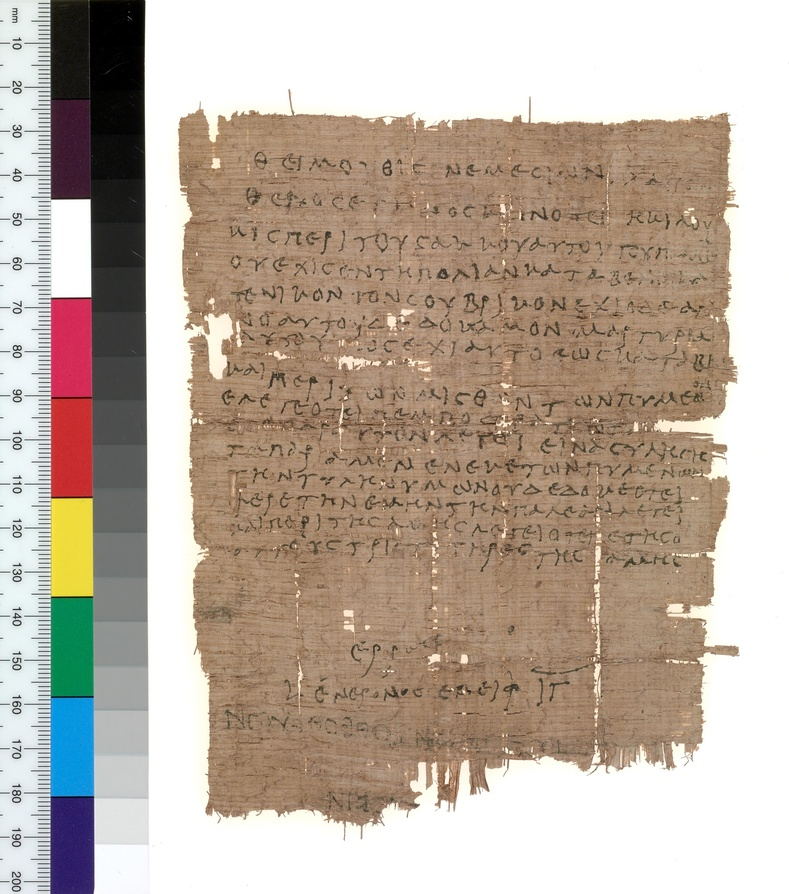
#> input picture 4_src/archiv/1203_C1_11R.0.jpg, 789 x 894 px, shrunk from 4235 x 4795 before the run, given as the content of the folder /Users/beantown/PycharmProjects/master-thesis/data/raw, which was not available
$ jupyter execute --allow-errors 0.1.1-tb-initial-data-exploration.ipynb   (older library calls are emulated)   (text cells are left out)
#> lines starting #> are read from the running program, lines starting #| are printed output that depends on the picture; after the words box and inside, x2 and y2 are one past the last pixel; in counts of white or black regions, pixels touching at a corner belong together; pictures that were not available may be replaced by others from this repository, and a replacement may not be noted
[cell 1]
from pathlib import Path
import cv2
import matplotlib.pyplot as plt
import random
from skimage.filters import (threshold_otsu, threshold_niblack,threshold_sauvola)
from sklearn.feature_extraction import image
import numpy as np

random.seed(10)

[cell 2]
#TODO introduce a variabl n to increase speed while debugging
def get_raw_data(path):
    p = Path(path).glob('**/*.jpg')
    files = [x for x in p if x.is_file()]
    #return files
    imgs = {}
    for file in files:
        imgs[str(file)] = cv2.imread(str(file))
    return imgs

[cell 3]
path = '/Users/beantown/PycharmProjects/master-thesis/data/raw'
files = get_raw_data(path)
#> files = 1 item

[cell 4]
def get_patches(files,patches_per_file=1, single = False):
#> called with patches_per_file = 4, single = True
    patch_files = {}
    for file, img in files.items():
        patches = image.extract_patches_2d(img, (500, 500), max_patches=patches_per_file)
        patch_files[file] = patches
        if single:
            return img, patches
#> this loop made 1 pass
#> after the loop, patch_files = 1 item
    return patch_files

[cell 5]
original_img, patches= get_patches(files,patches_per_file=4, single=True)
#> original_img is the input picture: shape (894, 789, 3); mean B, G, R 160.3, 173.5, 187.7

[cell 6]
original_img_dic = {'original':original_img}
patch_1_dic = {'Patch_1':patches[0]}
patch_2_dic = {'Patch_2':patches[1]}
patch_3_dic = {'Patch_3':patches[2]}
patch_4_dic = {'Patch_4':patches[3]}

[cell 7]
def show_example(files, keep_size=True, n=1, hide_spines=False, gray=False, add_to_title=None):
#> called with keep_size = False, n = 1, hide_spines = False, gray = False
    for i in range(n):
        dpi = 80

        key, value = random.choice(list(files.items()))
        if not gray:
            im_data = cv2.cvtColor(value, cv2.COLOR_BGR2RGB)
        else:
            im_data = value.copy()

        title = str(key).split('/')[-1].split('.')[0]
        if add_to_title != None:
            title = add_to_title + ': ' + title


        if keep_size:
            if gray:
                height, width = im_data.shape
            else:
                height, width, _ = im_data.shape

            # What size does the figure need to be in inches to fit the image?
            figsize = width / float(dpi), height / float(dpi)

            # Create a figure of the right size with one axes that takes up the full figure
            fig = plt.figure(figsize=figsize)
            ax = fig.add_axes([0, 0, 1, 1])

            # Hide spines, ticks, etc.
            #ax.axis('off')
            if hide_spines:
                ax.axis('off')
            else:
                ax.tick_params(axis='both', which='major', labelsize=40)
                ax.tick_params(axis='both', which='minor', labelsize=30)

            ax.set_title(title, pad=30, fontsize=50)

            # Display the image.
            if gray:
                ax.imshow(im_data, cmap='gray')
            else:
                ax.imshow(im_data)
        else:
            plt.title(title, pad=20, fontsize=20)
            if hide_spines:
                plt.axis('off')
            if gray:
                plt.imshow(im_data, cmap='gray')
            else:
                plt.imshow(im_data)

        plt.show()
#> this loop made 1 pass
#> (key, title) on pass 1: ('original', 'original')

[cell 8]
show_example(original_img_dic, keep_size=False, n=1,  hide_spines=False)
show_example(patch_1_dic, keep_size=False, n=1,  hide_spines=False)
#> the loop in show_example (call 2), `for i in range(n):` made 1 pass
#> pass 1, in show_example (call 2), `key, value = random.choice(list(files.items()))`:
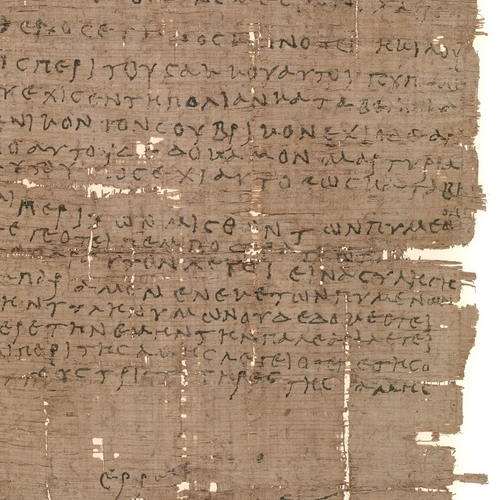
#> value: shape (500, 500, 3); mean of channels 0, 1, 2 116.9, 141, 167.3; drawn as B, G, R
show_example(patch_2_dic, keep_size=False, n=1,  hide_spines=False)
#> the loop in show_example (call 3), `for i in range(n):` made 1 pass
#> pass 1, in show_example (call 3), `key, value = random.choice(list(files.items()))`:
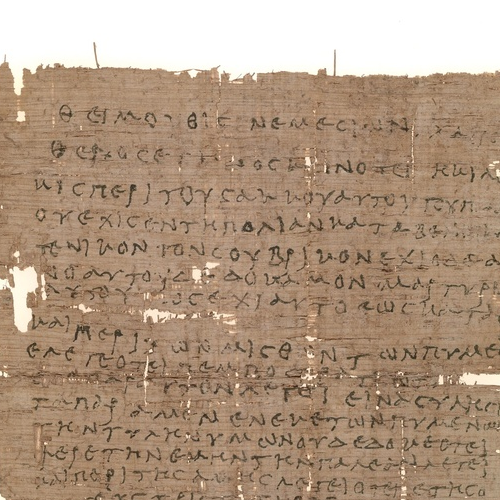
#> value: shape (500, 500, 3); mean of channels 0, 1, 2 129.2, 151.2, 175.4; drawn as B, G, R
show_example(patch_3_dic, keep_size=False, n=1,  hide_spines=False)
#> the loop in show_example (call 4), `for i in range(n):` made 1 pass
#> pass 1, in show_example (call 4), `key, value = random.choice(list(files.items()))`:
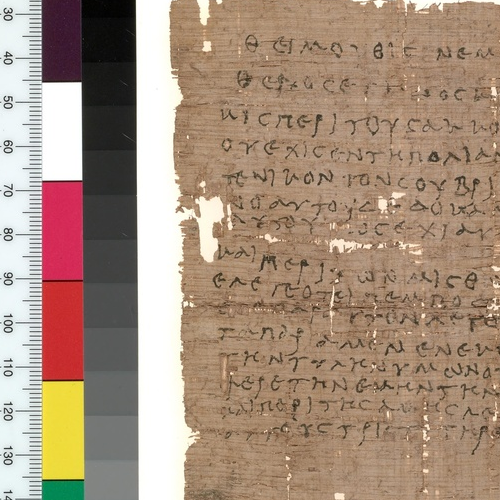
#> value: shape (500, 500, 3); mean of channels 0, 1, 2 125.6, 144.2, 167.3; drawn as B, G, R
show_example(patch_4_dic, keep_size=False, n=1,  hide_spines=False)
#> the loop in show_example (call 5), `for i in range(n):` made 1 pass
#> pass 1, in show_example (call 5), `key, value = random.choice(list(files.items()))`:
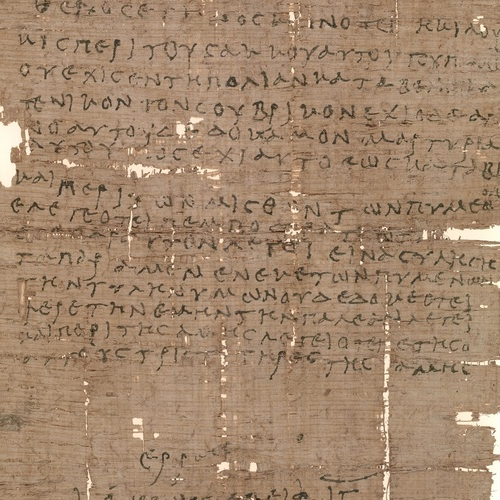
#> value: shape (500, 500, 3); mean of channels 0, 1, 2 109.1, 134.5, 162.3; drawn as B, G, R

[cell 9]
#key, value = random.choice(list(files.items()))
#test_file = {key:value}
#show_example(test_file, keep_size=True, n=1,  hide_spines=False)

[cell 10]
def get_forground(files, method='otsu'):
    # use a specific method if nothing else is given or it uses global theshold with otsu as default
#> called with method = 'otsu'
    forground_files = {}
    window_size = 25
    if method == 'niblack':
        for key, value in files.items():
            # Prprocessing
            image = cv2.cvtColor(value, cv2.COLOR_BGR2GRAY)
            #blurred = cv2.GaussianBlur(im_gray, (7, 7), 0)
            thresh_niblack = threshold_niblack(image, window_size=window_size, k=0.8)
            binary_niblack = image > thresh_niblack
            forground_files[key] = binary_niblack

    elif method == 'sauvola':
        for key, value in files.items():
            # Prprocessing
            image = cv2.cvtColor(value, cv2.COLOR_BGR2GRAY)
            #blurred = cv2.GaussianBlur(im_gray, (7, 7), 0)
            thresh_sauvola = threshold_sauvola(image, window_size=window_size)
            binary_sauvola = image > thresh_sauvola
            forground_files[key] = binary_sauvola


    else:
         for key, value in files.items():
            # Prprocessing
            image = cv2.cvtColor(value, cv2.COLOR_BGR2GRAY)
            #blurred = cv2.GaussianBlur(im_gray, (7, 7), 0)
            binary_global = image > threshold_otsu(image)
            forground_files[key] = binary_global
#> this loop made 1 pass
#> pass 1, in get_forground, `image = cv2.cvtColor(value, cv2.COLOR_BGR2GRAY)`:
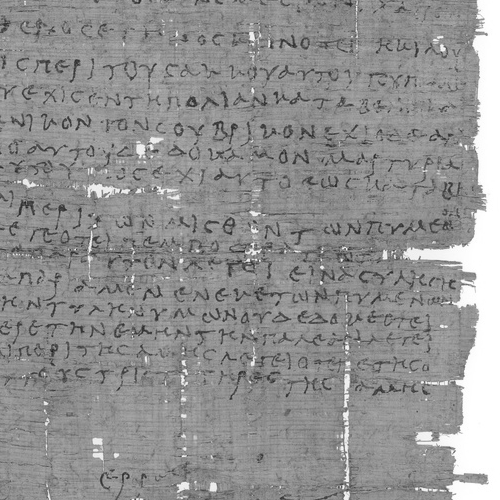
#> image: shape (500, 500); min 25, max 255, mean 146.1
#> pass 1, in get_forground, `binary_global = image > threshold_otsu(image)`:
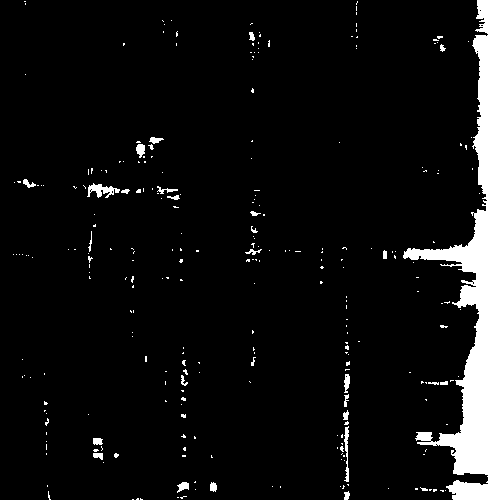
#> binary_global: shape (500, 500) bool; 7.3% white; 272 white regions (244 under 20 px), largest, box (x1, y1, x2, y2) and area: (403, 0, 500, 500) 15689, (87, 183, 120, 198) 238, (344, 426, 349, 482) 152
#> after the loop, forground_files = 1 item

    return forground_files

[cell 11]
otsu_files = get_forground(patch_1_dic)
#> otsu_files = 1 item
#sauvola_files = get_forground(files, method = 'sauvola')
#niblack_files = get_forground(files, method = 'niblack')

[cell 12]
otsu_files

[cell 13]
otsu_img = {'otsu patch 1': otsu_files}
#sauvola_img = {key: sauvola_files[key]}
#niblack_img =  {key: niblack_files[key]}

[cell 14]
show_example(otsu_files, keep_size=True, n=1,  hide_spines=False, gray=True, add_to_title='otsu_img')
